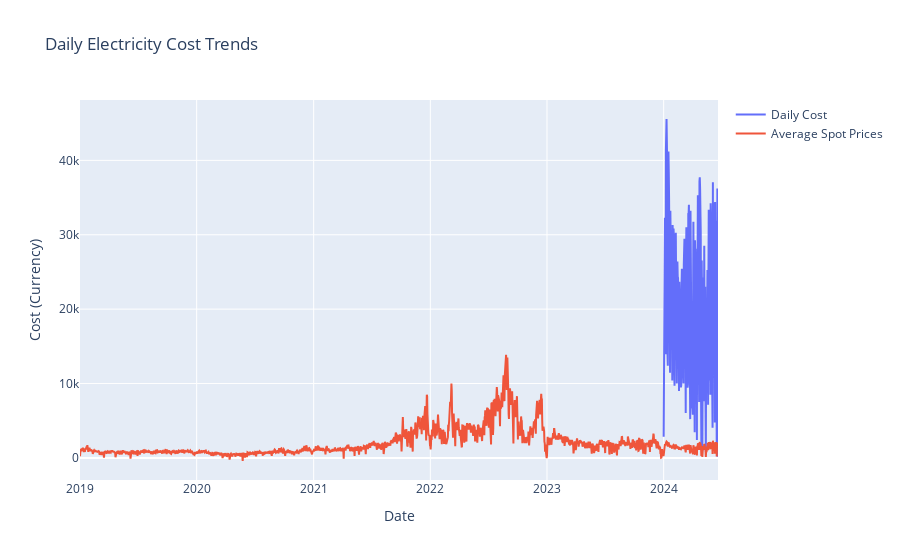

Notebook code cell kept with this figure:
### Code cell
import plotly.graph_objects as go

# Create a line plot
fig = go.Figure()

# Add the daily cost data
fig.add_trace(go.Scatter(x=merged plot_corrected.index, y=merged_data_correctedly.graphCost'], mode='lines', name='Daily Cost'))

# Add the average spot prices data
fig.add_trace(go.Scatter(x=energy_data.index, y=, mode='lines', name='Average Spot Prices'))

# Set the layout
fig.update_layout(title='Daily Electricity Cost Trends', xaxis_title='Date', yaxis_title='Cost (Currency)')

# Display the plot
fig.show()
fig.write_html("daily_cost_trends.html")

### Figure 1 — Plotly figure (JSON) as saved in the notebook; plotly's stock layout.template omitted (floating-point values rounded to 4 significant figures; data arrays with more than 128 entries replaced by an {"elided": "..."} marker saying what was removed)
{"data": [{"mode": "lines", "name": "Daily Cost", "type": "scatter", "x": {"elided": "906 str values"}, "y": {"elided": "906 float values"}}, {"mode": "lines", "name": "Average Spot Prices", "type": "scatter", "x": {"elided": "2756 str values"}, "y": {"elided": "2756 float values"}}], "layout": {"title": {"text": "Daily Electricity Cost Trends"}, "xaxis": {"title": {"text": "Date"}}, "yaxis": {"title": {"text": "Cost (Currency)"}}}}
